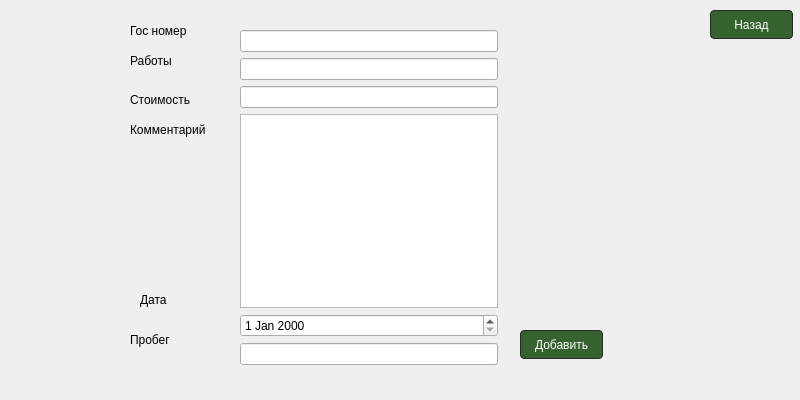
<?xml version="1.0" encoding="UTF-8"?>
<ui version="4.0">
 <class>newto</class>
 <widget class="QDialog" name="newto">
  <property name="geometry">
   <rect>
    <x>0</x>
    <y>0</y>
    <width>800</width>
    <height>400</height>
   </rect>
  </property>
  <property name="windowTitle">
   <string>Новое ТО</string>
  </property>
  <widget class="QLabel" name="label">
   <property name="geometry">
    <rect>
     <x>130</x>
     <y>50</y>
     <width>101</width>
     <height>21</height>
    </rect>
   </property>
   <property name="text">
    <string>Работы</string>
   </property>
  </widget>
  <widget class="QLabel" name="label_2">
   <property name="geometry">
    <rect>
     <x>130</x>
     <y>330</y>
     <width>52</width>
     <height>20</height>
    </rect>
   </property>
   <property name="text">
    <string>Пробег</string>
   </property>
  </widget>
  <widget class="QLabel" name="label_3">
   <property name="geometry">
    <rect>
     <x>140</x>
     <y>290</y>
     <width>51</width>
     <height>20</height>
    </rect>
   </property>
   <property name="text">
    <string>Дата</string>
   </property>
  </widget>
  <widget class="QLabel" name="label_4">
   <property name="geometry">
    <rect>
     <x>130</x>
     <y>120</y>
     <width>98</width>
     <height>20</height>
    </rect>
   </property>
   <property name="text">
    <string>Комментарий</string>
   </property>
  </widget>
  <widget class="QLabel" name="label_5">
   <property name="geometry">
    <rect>
     <x>130</x>
     <y>90</y>
     <width>74</width>
     <height>20</height>
    </rect>
   </property>
   <property name="text">
    <string>Стоимость</string>
   </property>
  </widget>
  <widget class="QPushButton" name="saveButton">
   <property name="geometry">
    <rect>
     <x>520</x>
     <y>330</y>
     <width>83</width>
     <height>29</height>
    </rect>
   </property>
   <property name="styleSheet">
    <string notr="true">background-color: rgb(53, 98, 46);
color: rgb(255, 255, 255);
border-style: solid;
border-width: 1px;
border-radius: 4px;
border-color:rgb(41, 40, 40) ;</string>
   </property>
   <property name="text">
    <string>Добавить</string>
   </property>
  </widget>
  <widget class="QPushButton" name="pushButton_2">
   <property name="geometry">
    <rect>
     <x>710</x>
     <y>10</y>
     <width>83</width>
     <height>29</height>
    </rect>
   </property>
   <property name="styleSheet">
    <string notr="true">background-color: rgb(53, 98, 46);
color: rgb(255, 255, 255);
border-style: solid;
border-width: 1px;
border-radius: 4px;
border-color:rgb(41, 40, 40) ;</string>
   </property>
   <property name="text">
    <string>Назад</string>
   </property>
  </widget>
  <widget class="QWidget" name="layoutWidget">
   <property name="geometry">
    <rect>
     <x>240</x>
     <y>30</y>
     <width>258</width>
     <height>335</height>
    </rect>
   </property>
   <layout class="QVBoxLayout" name="verticalLayout">
    <item>
     <widget class="QLineEdit" name="GrzLine">
      <property name="readOnly">
       <bool>true</bool>
      </property>
     </widget>
    </item>
    <item>
     <widget class="QLineEdit" name="workLine"/>
    </item>
    <item>
     <widget class="QLineEdit" name="priceLine"/>
    </item>
    <item>
     <widget class="QPlainTextEdit" name="commentLine"/>
    </item>
    <item>
     <widget class="QDateEdit" name="dateEdit"/>
    </item>
    <item>
     <widget class="QLineEdit" name="kmLine"/>
    </item>
   </layout>
  </widget>
  <widget class="QLabel" name="label_6">
   <property name="geometry">
    <rect>
     <x>130</x>
     <y>20</y>
     <width>101</width>
     <height>21</height>
    </rect>
   </property>
   <property name="text">
    <string>Гос номер</string>
   </property>
  </widget>
 </widget>
 <resources/>
 <connections/>
</ui>
